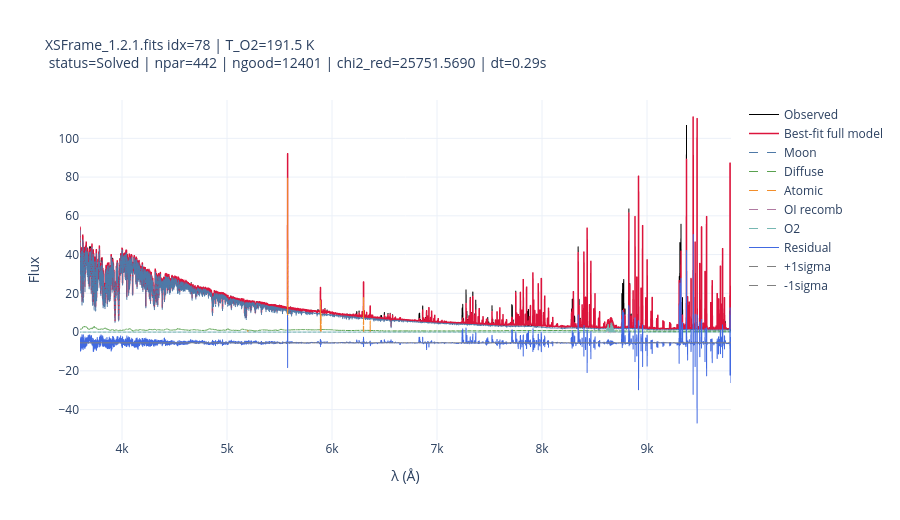

This figure's notebook cell:
### Code cell
err_plot = np.where(flx_ivar[idx] > 0, 1.0 / np.sqrt(np.where(flx_ivar[idx] > 0, flx_ivar[idx], 1.0)), np.nan)

err_plot = 1.0 / np.sqrt(np.where(flx_ivar[idx] > 0, flx_ivar[idx], np.nan))


fig = go.Figure()
fig.add_trace(go.Scattergl(x=wave, y=flx_sci[idx], mode="lines", name="Observed",
                            line=dict(color="black", width=1)))
fig.add_trace(go.Scattergl(x=wave, y=bestfit, mode="lines", name="Best-fit full model",
                            line=dict(color="crimson", width=1.5)))
fig.add_trace(go.Scattergl(x=wave, y=comp_Moon, mode="lines", name="Moon",
                            line=dict(color="#4e79a7", width=1, dash="dash")))
fig.add_trace(go.Scattergl(x=wave, y=comp_DIFFUSE, mode="lines", name="Diffuse",
                            line=dict(color="#59a14f", width=1, dash="dash")))
fig.add_trace(go.Scattergl(x=wave, y=comp_ATOM, mode="lines", name="Atomic",
                            line=dict(color="#f28e2b", width=1, dash="dash")))
fig.add_trace(go.Scattergl(x=wave, y=comp_Orc, mode="lines", name="OI recomb",
                            line=dict(color="#b07aa1", width=1, dash="dash")))
fig.add_trace(go.Scattergl(x=wave, y=comp_O2, mode="lines", name="O2",
                            line=dict(color="#76b7b2", width=1, dash="dash")))
fig.add_trace(go.Scattergl(x=wave, y=resid_level + resid, mode="lines", name="Residual",
                            line=dict(color="royalblue", width=1)))
fig.add_trace(go.Scattergl(x=wave, y=resid_level + err_plot, mode="lines", name="+1sigma",
                            line=dict(color="gray", width=1, dash="dash")))
fig.add_trace(go.Scattergl(x=wave, y=resid_level - err_plot, mode="lines", name="-1sigma",
                            line=dict(color="gray", width=1, dash="dash")))

fig.update_layout(
    title={
        'text': (
            f"XSFrame_1.2.1.fits idx={idx} | "
            f"T_O2={T_O2:.1f} K <br> {fit_summary}"
        ),
        'font': {'size': 14}
    },
    xaxis_title="λ (Å)", yaxis_title="Flux", template="plotly_white", height=520)
fig.show()

### Figure 1 — Plotly figure (JSON) as saved in the notebook; plotly's stock layout.template omitted (floating-point values rounded to 4 significant figures; data arrays with more than 128 entries replaced by an {"elided": "..."} marker saying what was removed)
{"data": [{"line": {"color": "black", "width": 1}, "mode": "lines", "name": "Observed", "type": "scattergl", "x": {"elided": "12401 float values"}, "y": {"elided": "12401 float values"}}, {"line": {"color": "crimson", "width": 1.5}, "mode": "lines", "name": "Best-fit full model", "type": "scattergl", "x": {"elided": "12401 float values"}, "y": {"elided": "12401 float values"}}, {"line": {"color": "#4e79a7", "dash": "dash", "width": 1}, "mode": "lines", "name": "Moon", "type": "scattergl", "x": {"elided": "12401 float values"}, "y": {"elided": "12401 float values"}}, {"line": {"color": "#59a14f", "dash": "dash", "width": 1}, "mode": "lines", "name": "Diffuse", "type": "scattergl", "x": {"elided": "12401 float values"}, "y": {"elided": "12401 float values"}}, {"line": {"color": "#f28e2b", "dash": "dash", "width": 1}, "mode": "lines", "name": "Atomic", "type": "scattergl", "x": {"elided": "12401 float values"}, "y": {"elided": "12401 float values"}}, {"line": {"color": "#b07aa1", "dash": "dash", "width": 1}, "mode": "lines", "name": "OI recomb", "type": "scattergl", "x": {"elided": "12401 float values"}, "y": {"elided": "12401 float values"}}, {"line": {"color": "#76b7b2", "dash": "dash", "width": 1}, "mode": "lines", "name": "O2", "type": "scattergl", "x": {"elided": "12401 float values"}, "y": {"elided": "12401 float values"}}, {"line": {"color": "royalblue", "width": 1}, "mode": "lines", "name": "Residual", "type": "scattergl", "x": {"elided": "12401 float values"}, "y": {"elided": "12401 float values"}}, {"line": {"color": "gray", "dash": "dash", "width": 1}, "mode": "lines", "name": "+1sigma", "type": "scattergl", "x": {"elided": "12401 float values"}, "y": {"elided": "12401 float values"}}, {"line": {"color": "gray", "dash": "dash", "width": 1}, "mode": "lines", "name": "-1sigma", "type": "scattergl", "x": {"elided": "12401 float values"}, "y": {"elided": "12401 float values"}}], "layout": {"height": 520, "title": {"font": {"size": 14}, "text": "XSFrame_1.2.1.fits idx=78 | T_O2=191.5 K <br> status=Solved | npar=442 | ngood=12401 | chi2_red=25751.5690 | dt=0.29s"}, "xaxis": {"title": {"text": "λ (Å)"}}, "yaxis": {"title": {"text": "Flux"}}}}
